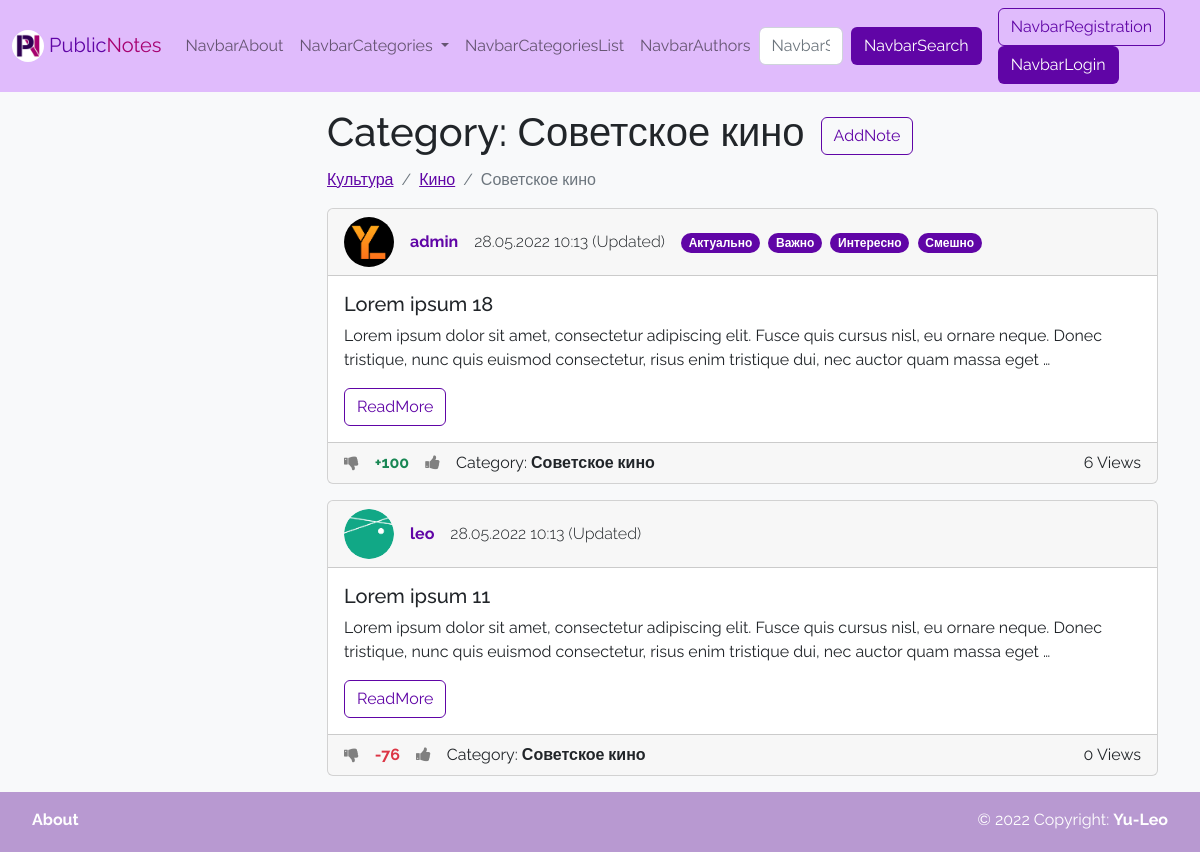
The app's page /category/13/, older data.
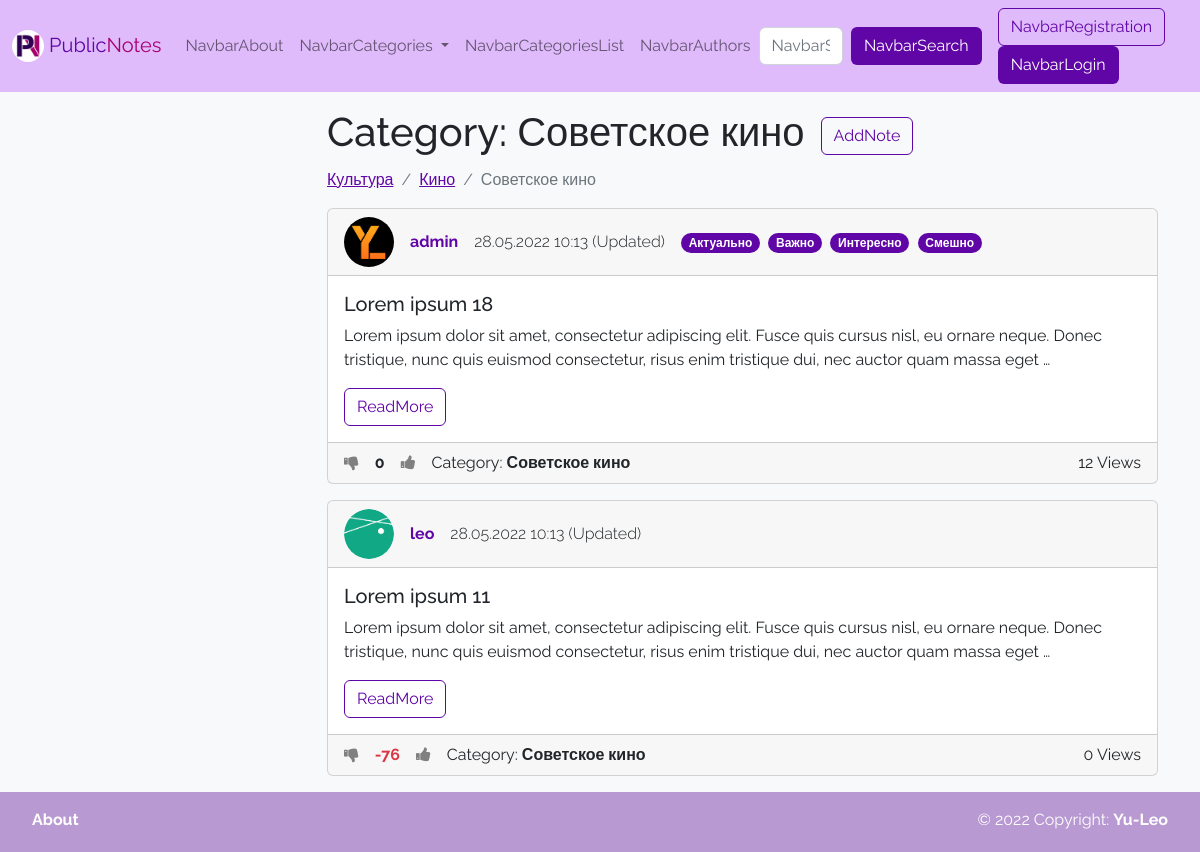
The same page, newer data.
### wall/models.py (models this page shows, shortened)
class Note(models.Model):
    title = models.CharField(max_length=150, verbose_name=_('Title'))
    content = models.TextField(verbose_name=_('Text'), blank=True)
    created_at = models.DateTimeField(auto_now_add=True, verbose_name=_('CreationTime'))
    updated_at = models.DateTimeField(auto_now=True, verbose_name=_('LastUpdateTime'))
    views = models.PositiveIntegerField(default=0, verbose_name=_('NumberOfViews'))
    rating = models.IntegerField(verbose_name=_('Rating'), default=0)
    is_public = models.BooleanField(verbose_name=_('Public'), default=False)
    stared = models.BooleanField(verbose_name=_('Important'), default=False)
    author = models.ForeignKey(
        settings.AUTH_USER_MODEL,
        on_delete=models.CASCADE,
        verbose_name=_('Author'),
        null=True,
        blank=True,
    )
    is_pined = models.BooleanField(verbose_name=_('PinedInProfile'), default=False)
    category = TreeForeignKey('Category', on_delete=models.SET_NULL, verbose_name=_('Category'), null=True, blank=True)
    tags = models.ManyToManyField('Tag', blank=True, verbose_name=_('Tags'), related_name='notes')
    likes = models.ManyToManyField('User', blank=True, verbose_name=_('NoteLikes'), related_name='liked_notes')
    dislikes = models.ManyToManyField('User', blank=True, verbose_name=_('NoteDislikes'), related_name='disliked_notes')
    def get_absolute_url(self):
        return reverse('note', kwargs={"pk": self.pk})
    class Meta:
        verbose_name = _('Note')
        verbose_name_plural = _('Notes')
        ordering = ['-created_at', 'title']

class User(AbstractUser):
    email = models.EmailField(unique=True, verbose_name='E-mail')
    photo = models.ImageField(upload_to='photos/%Y/%m/%d/', verbose_name=_('Avatar'), blank=True)
    rating = models.IntegerField(verbose_name=_('Rating'), default=0)
    bio = models.TextField(verbose_name=_('Bio'), blank=True)
    show_email = models.BooleanField(verbose_name=_('PublicEmail'), default=False)
    def get_absolute_url(self):
        return reverse('author', kwargs={"pk": self.pk})

class Category(MPTTModel):
    parent = TreeForeignKey('self', on_delete=models.CASCADE, null=True, blank=True, related_name='children',
                            verbose_name=_('ParentCategory'))
    title = models.CharField(max_length=150, verbose_name=_('Title'), unique=True)
    preview = models.ImageField(upload_to='photos/%Y/%m/%d/', verbose_name=_('Preview'), blank=True)
    def get_absolute_url(self):
        return reverse('category', kwargs={"pk": self.pk})
    class MPTTMeta:
        order_insertion_by = ['title']
    class Meta:
        verbose_name = _('Category')
        verbose_name_plural = _('Categories')
        ordering = ['title']

### wall/views.py (the view)
# urls.py: path('category/<int:pk>/', views.ViewCategory.as_view(), name='category'),
class ViewCategory(ListView):
    model = models.Category
    template_name = 'wall/category.html'
    allow_empty = True
    paginate_by = 5
    def get_context_data(self, *, object_list=None, **kwargs) -> dict:
        context = super(ViewCategory, self).get_context_data(**kwargs)
        try:
            category = services.get_category_by_pk(self.kwargs['pk'])
            context['category'] = category
            context['categories_tree'] = services.get_ancestors_of_category(category)
            context['children'] = services.get_children_of_category(category)
            return context
        except models.Category.DoesNotExist:
            raise Http404()
    def get_queryset(self) -> list[models.Note]:
        try:
            return services.get_public_notes_from_category(category_pk=self.kwargs['pk'])
        except models.Category.DoesNotExist:
            raise Http404()

### wall/models.py (called while the page is built)
    def get_absolute_url(self):
        return reverse('tag', kwargs={"pk": self.pk})

### wall/services.py (called while the page is built)
def get_all_public_notes() -> list[models.Note]:
    return models.Note.objects.filter(is_public=True).select_related('category', 'author')

def get_public_notes_from_category(category_pk: int) -> list[models.Note]:
    return get_all_public_notes().filter(category_id=category_pk)

def get_category_by_pk(pk: int) -> models.Category:
    return models.Category.objects.get(pk=pk)

def get_ancestors_of_category(category: models.Category) -> list[models.Category]:
    ancestors_list = []
    while category:
        ancestors_list.append(category)
        category = category.parent
    return list(reversed(ancestors_list))[:-1]

def get_children_of_category(category: models.Category) -> list[models.Category]:
    return category.get_children()

def is_authenticated_user_the_author_of_note(authenticated_user: models.User | AnonymousUser,
                                             note_pk: int) -> bool:
    return authenticated_user == models.Note.objects.get(pk=note_pk).author

def did_user_like_note(user: models.User | AnonymousUser, note: models.Note) -> bool:
    return user in note.likes.all()

### wall/templates/wall/category.html (shortened to what this page needs)
{% extends 'base.html' %}
{% load i18n %}
{% block content_title %}
<div class="mb-3">
    <div class="hstack gap-3">
        <div>
            <h1>{% trans 'Category' %}: {{ category.title }}</h1>
        </div>
        <div>
            <a href="{% url 'add_note' %}?category={{ category.pk }}" class="btn btn-outline-purple">
                {% trans 'AddNote' %}</a>
        </div>
    </div>
    {% if categories_tree %}
    <nav aria-label="breadcrumb" class="mt-1">
        <ol class="breadcrumb">
            {% for item in categories_tree %}
            <li class="breadcrumb-item"><a href="{{ item.get_absolute_url }}" class="text-purple">
                {{ item.title }}</a></li>
            {% endfor %}
            <li class="breadcrumb-item active" aria-current="page">{{ category.title }}</li>
        </ol>
    </nav>
    {% endif %}
</div>
{% endblock %}
{% block content %}
{% include 'wall/inc/_notes_list.html'%}
{% endblock %}

### wall/templates/wall/note_template.html (shortened to what this page needs)
{% load wall_tags %}
{% load i18n %}
<div class="card mb-3">
    <div class="card-header">
        <div class="hstack gap-3">
            <div class="">
                <img src="{% if note.author.photo %}
                {{ note.author.photo.url }}
                {% else %}
                {% load static %}
                {% endif %}" alt="..." width="50" height="50"
                     style="border-radius: 25px;">
            </div>
            <div class="fw-bold">
                {% if note.author %}
                <a href="{{ note.author.get_absolute_url }}" class="text-decoration-none text-purple">
                    {{ note.author.username }}</a>
                {% else %}
                Аноним
                {% endif %}
            </div>
            <div class="fw-light">
                {{ note.created_at|date:"d.m.Y H:i" }}
                {% if was_updated %}
                <span data-bs-toggle="tooltip"
                      title="{{ note.updated_at|date:'d.m.Y H:i' }}">
                    ({% trans 'Updated' %})</span>
                {% endif %}
            </div>
            <div>
                {% for tag in note.tags.all %}
                <a href="{{ tag.get_absolute_url }}"
                   class="badge rounded-pill text-bg-purple text-decoration-none me-1">
                    {{ tag.title }}</a>
                {% endfor %}
            </div>
        </div>
    </div>
    <div class="card-body" style="transform: rotate(0);">
        <h5 class="card-title">
            {% if show_full %}
            {{ note.title }}
            {% else %}
            {{ note.title|truncatewords:10 }}
            {% endif %}
        </h5>
        <p class="card-text">
            {% if show_full %}
            {{ note.content }}
            {% else %}
            {{ note.content|truncatewords:30 }}
            {% endif %}
        </p>
        {% if not show_full %}
        <a href="{{ note.get_absolute_url }}" class="btn btn-outline-purple stretched-link">{% trans 'ReadMore' %}</a>
        {% endif %}
    </div>
    <div class="card-footer">
        <div class="hstack gap-3">
            <div>
                <a href="{% url 'dislike_note' note.pk %}"
                   style="
                   {% if is_disliked %}
                   color: Black;
                   {% else %}
                   color: Grey;
                   {% endif %}">
                    <i class="fa fa-thumbs-down"></i>
                </a>
            </div>
            <div>
                <span class="fw-bold">
                    {% if note.rating > 0 %}
                    <span class="text-success">+{{ note.rating }}</span>
                    {% elif note.rating < 0 %}
                    <span class="text-danger">{{ note.rating }}</span>
                    {% else %}
                    <span>{{ note.rating }}</span>
                    {% endif %}
                </span>
            </div>
            <div>
                <a href="{% url 'like_note' note.pk %}"
                   style="
                   {% if is_liked %}
                   color: Black;
                   {% else %}
                   color: Grey;
                   {% endif %}">
                    <i class="fa fa-thumbs-up"></i>
                </a>
            </div>
            {% if note.category %}
            <div><span class="">{% trans 'Category' %}: </span><a href="{{ note.category.get_absolute_url }}"
                                                                  class="text-decoration-none text-dark fw-bold">
                {{ note.category.title }}</a></div>
            {% endif %}
            <div class="ms-auto">{{ note.views }} {% trans 'Views' %}</div>
        </div>
    </div>
</div>

Row changes from the older to the newer data that the page shows:
changed Note "Lorem ipsum 18": views "6" → "12"; rating "100" → "0"
